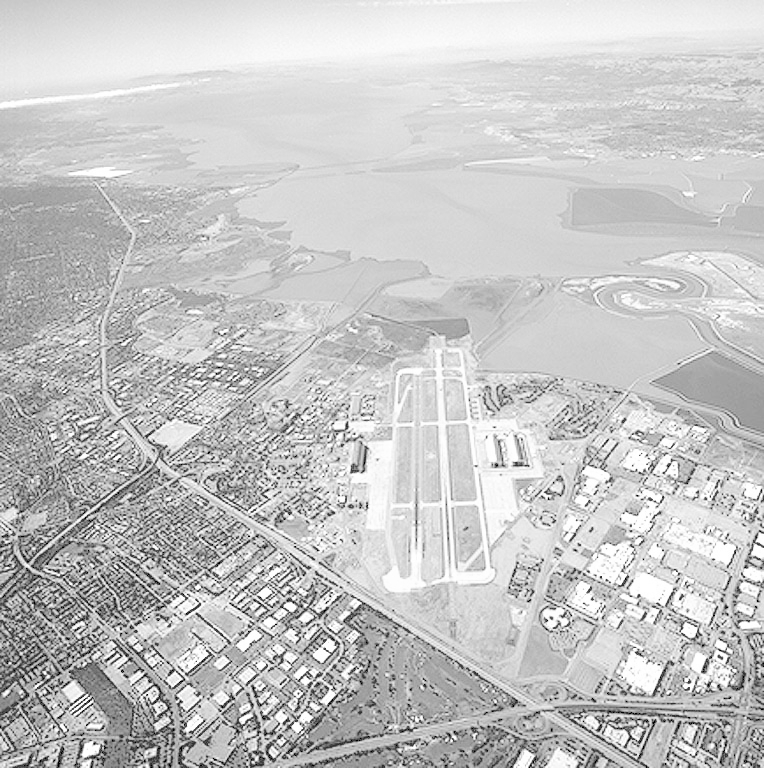
#> input picture computer_vision/Bilder/Aerial.jpg, 764 x 768 px; its folder holds only this picture in this run
$ jupyter execute ex3_2.ipynb   (shell and % lines are left out)
#> lines starting #> are read from the running program, lines starting #| are printed output that depends on the picture; after the words box and inside, x2 and y2 are one past the last pixel; in counts of white or black regions, pixels touching at a corner belong together
# Aufgabe 2: Hoch- und Tiefpassfilter
Hochpass- und Tiefpassfilter im Frequenzbereich erlauben Kantenextraktion bzw. Glättung von Bildern, analog zu Faltungen im Ortsbereich.
Dazu werden im fouriertransformierten Bild alle Fourierkoeffizienten innerhalb (idealer Hochpassfilter) bzw. außerhalb (idealer Tiefpassfilter) eines Radius $D_0$ um den Bildmittelpunkt auf $0$ gesetzt.

Verwenden Sie die von `numpy.fft` bereitgestellte Funktionalität zur Berechnung der Fouriertransformation eines Bildes!
Wenden Sie im Frequenzraum jeweils einen idealen Hochpass- und einen idealen Tiefpassfilter an!
Transformieren Sie das veränderte Spektrum zurück in den Ortsbereich (`ifftshift`, `ifft2`) und interpretieren Sie die Ergebnisse!

## 0. Pfade, Pakete etc.

[cell 1]
import glob
import imageio
import numpy as np

import matplotlib.pyplot as plt

[cell 2]
image_filter = '../Bilder/*.jpg'

## 1. Definition des Filters

Definieren Sie den Filter als binärwertige Funktion in Abhängigkeit vom Radius $D$ und der Konstante $D_0$.

[cell 3]
D0 = 50
lowpass_filter = lambda D: 1 if D<=D0 else 0
highpass_filter = lambda D: 1 if D>D0 else 0

## 2. Laden und Normalisieren des Bildes

[cell 4]
image_path = np.random.choice(glob.glob(image_filter))
image = imageio.imread(image_path)
#> image is the input picture: shape (768, 764); min 0, max 255, mean 197.2

[cell 5]
image = image.astype(np.float32)
image -= image.min()
image /= image.max()

## 3. Berechnung der Fouriertransformation
Berechnen Sie nun die Fouriertransformation von `image`, indem Sie die entsprechende Funktion aus `numpy.fft` verwenden. Achten Sie darauf, das Spektrum zu zentrieren!

[cell 6]
image_transformed = np.fft.fftshift(np.fft.fft2(image))

## 4. Filterung

Definieren Sie nun eine Funktion `ex3_filter_spectrum`, die einen gegebenen radiusabhängigen Filter auf ein bereits Fouriertransformiertes Bild anwendet:

[cell 7]
def ex3_filter_spectrum(spectrum, radial_filter):
    H = np.zeros(np.shape(image))
    y,x = np.shape(image)
#> y = 768; x = 764
    for v in range(y):
        for u in range(x):
            D = np.sqrt((v-y/2)**2 + (u-x/2)**2)
            H[v,u]=radial_filter(D)
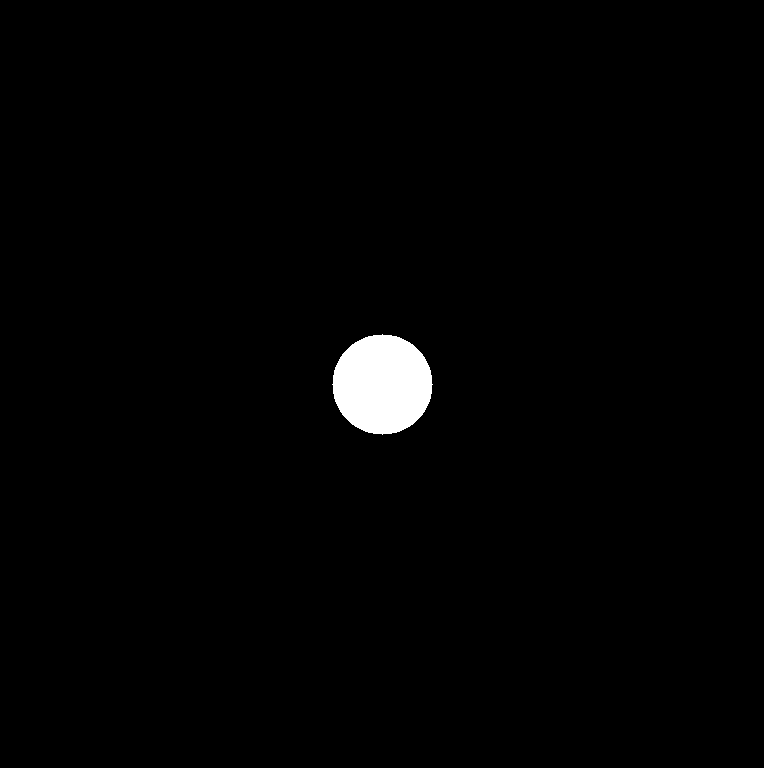
#> H: shape (768, 764) float64; values 0 (black) and 1 (white), 1.3% white; 1 white region, box (x1, y1, x2, y2) and area: (332, 334, 433, 435) 7845

    spectrum = spectrum * H
    return spectrum

Das transformierte Bild (Spektrum) wird nun gefiltert:

[cell 8]
image_transformed_lowpass = ex3_filter_spectrum(image_transformed, lowpass_filter)
image_transformed_highpass = ex3_filter_spectrum(image_transformed, highpass_filter)

## 5. Inverse Filterung
Das veränderte Spektrum soll nun in den Ortsbereich zurücktransformiert werden. Verwenden Sie dazu die entsprechenden Funktionen des Paketes `numpy.fft`.

[cell 9]
image_filter_lowpass = np.abs(np.fft.ifft2(np.fft.ifftshift(image_transformed_lowpass)))
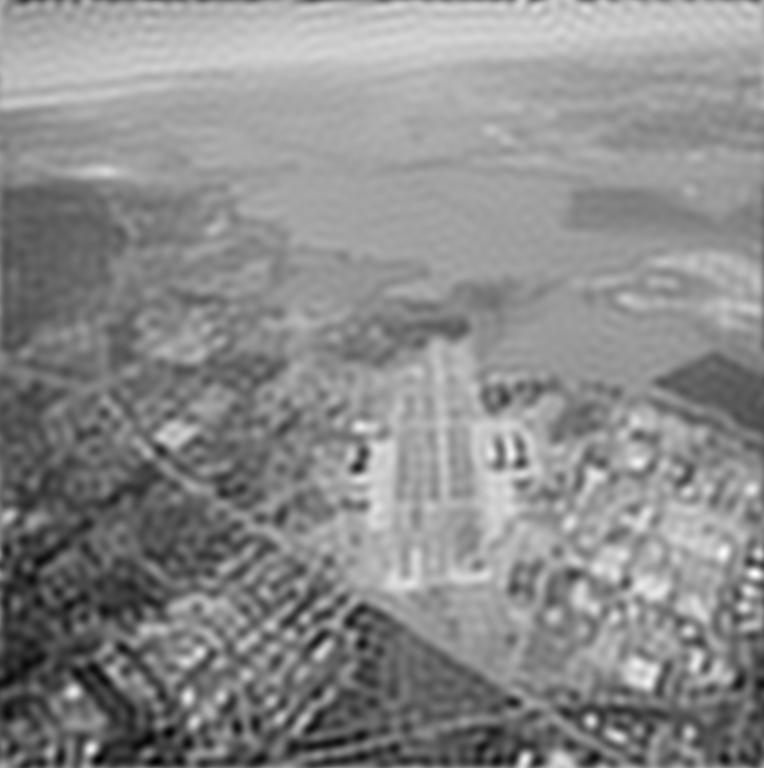
#> image_filter_lowpass: shape (768, 764) float64; min 0.363, max 1.12, mean 0.773; drawn with min black and max white
image_filter_highpass = np.abs(np.fft.ifft2(np.fft.ifftshift(image_transformed_highpass)))
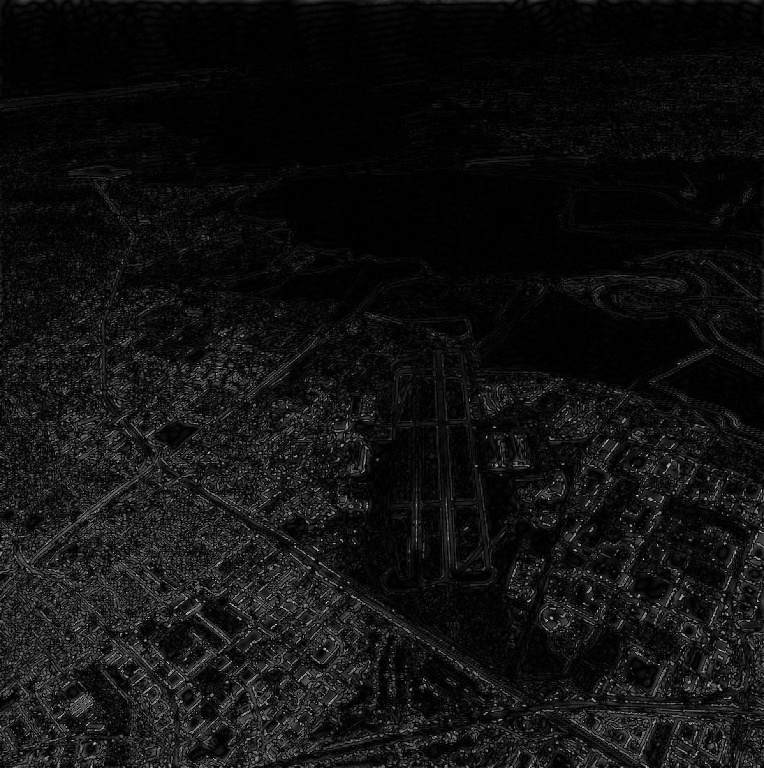
#> image_filter_highpass: shape (768, 764) float64; min 2.19e-08, max 0.891, mean 0.0683

Vergleichen Sie nun das gefilterte Bild mit dem Originalbild:

[cell 10]
plt.figure('Convolution: image comparison', figsize=(12, 6))
plt.subplot(1,3,1, title='Original Image')
plt.imshow(image, cmap='gray', vmin=0, vmax=1)
plt.subplot(1,3,2, title='Lowpassed Image')
plt.imshow(image_filter_lowpass, cmap='gray', vmin=0, vmax=1)
plt.subplot(1,3,3, title='Highpassed Image')
plt.imshow(image_filter_highpass, cmap='gray', vmin=0, vmax=1)
plt.show()
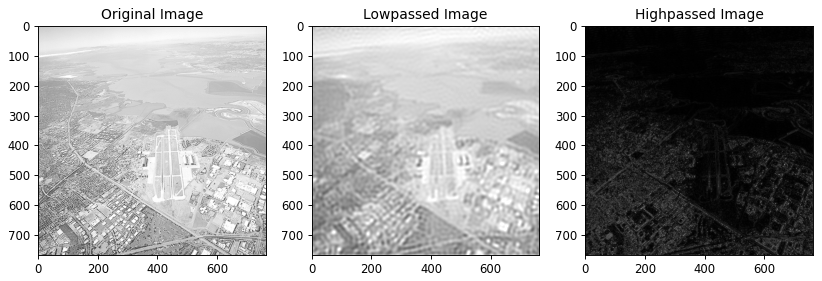
#> figure drawn by matplotlib, 3 panels

$ run again, on computer_vision/Bilder/Pollen2.jpg
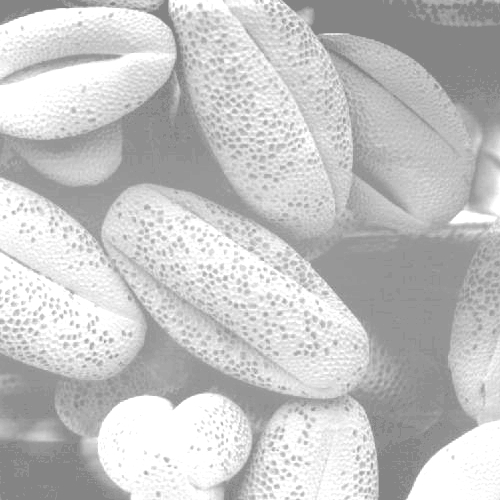
#> input picture computer_vision/Bilder/Pollen2.jpg, 500 x 500 px
#> image is the input picture: shape (500, 500); min 131, max 255, mean 196.4
#> after the loop in ex3_filter_spectrum, `for v in range(y):`:
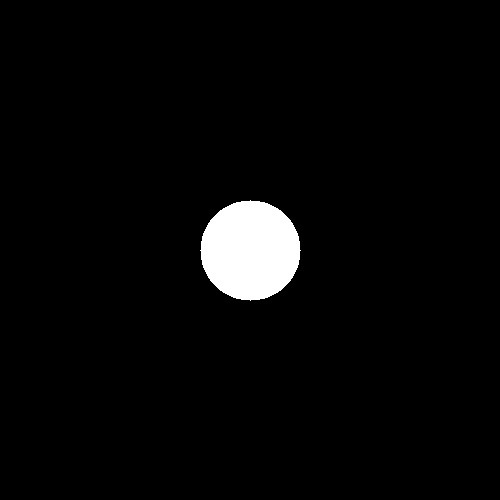
#> H: shape (500, 500) float64; values 0 (black) and 1 (white), 3.1% white; 1 white region, box (x1, y1, x2, y2) and area: (200, 200, 301, 301) 7845
#> `image_filter_highpass = np.abs(np.fft.ifft2(np.fft.ifftshift(image_tra..`:
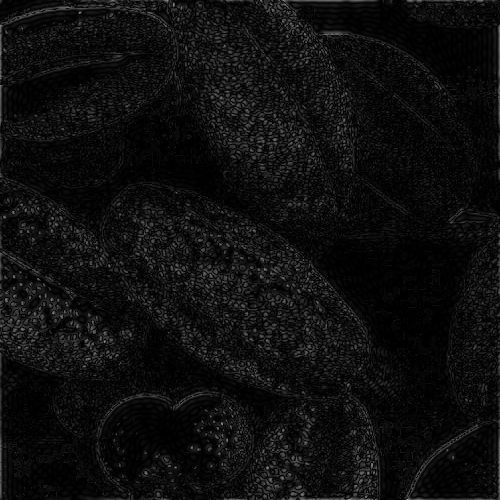
#> image_filter_highpass: shape (500, 500) float64; min 5.92e-08, max 0.587, mean 0.0585
